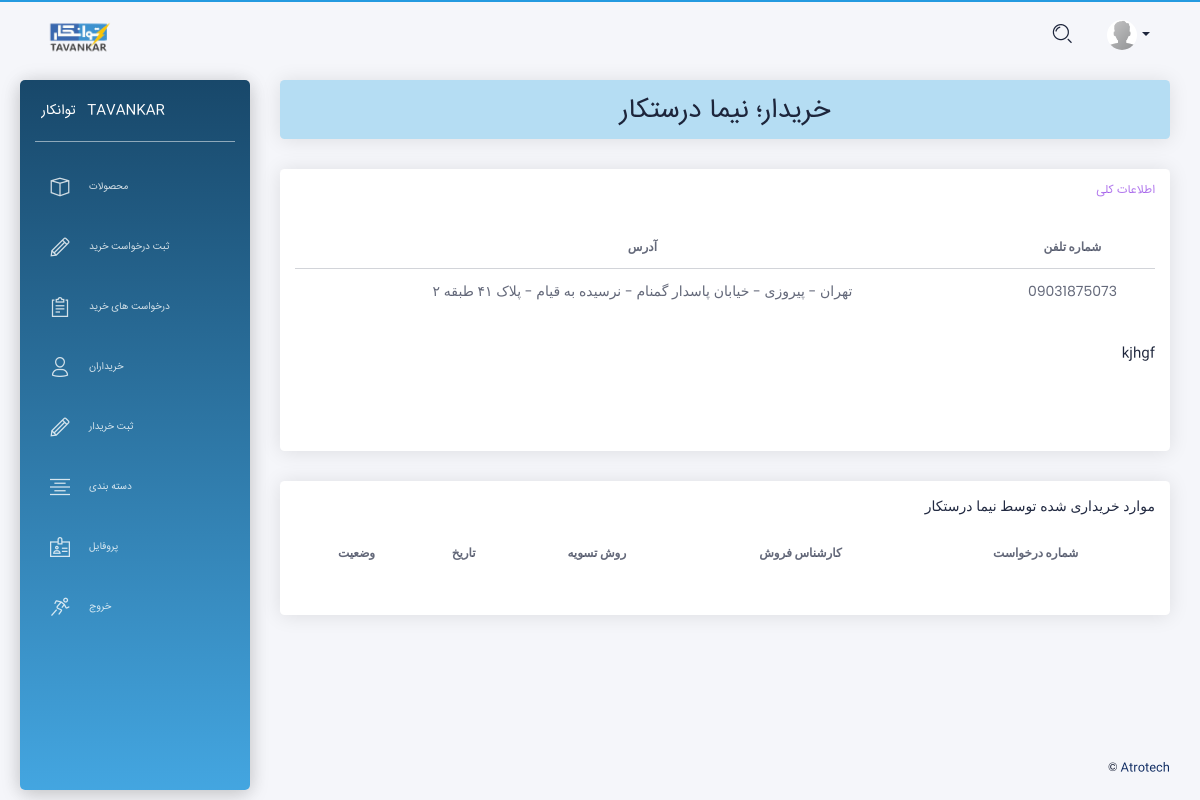
The app's page /buyer_detail/2/ (signed in), older data.
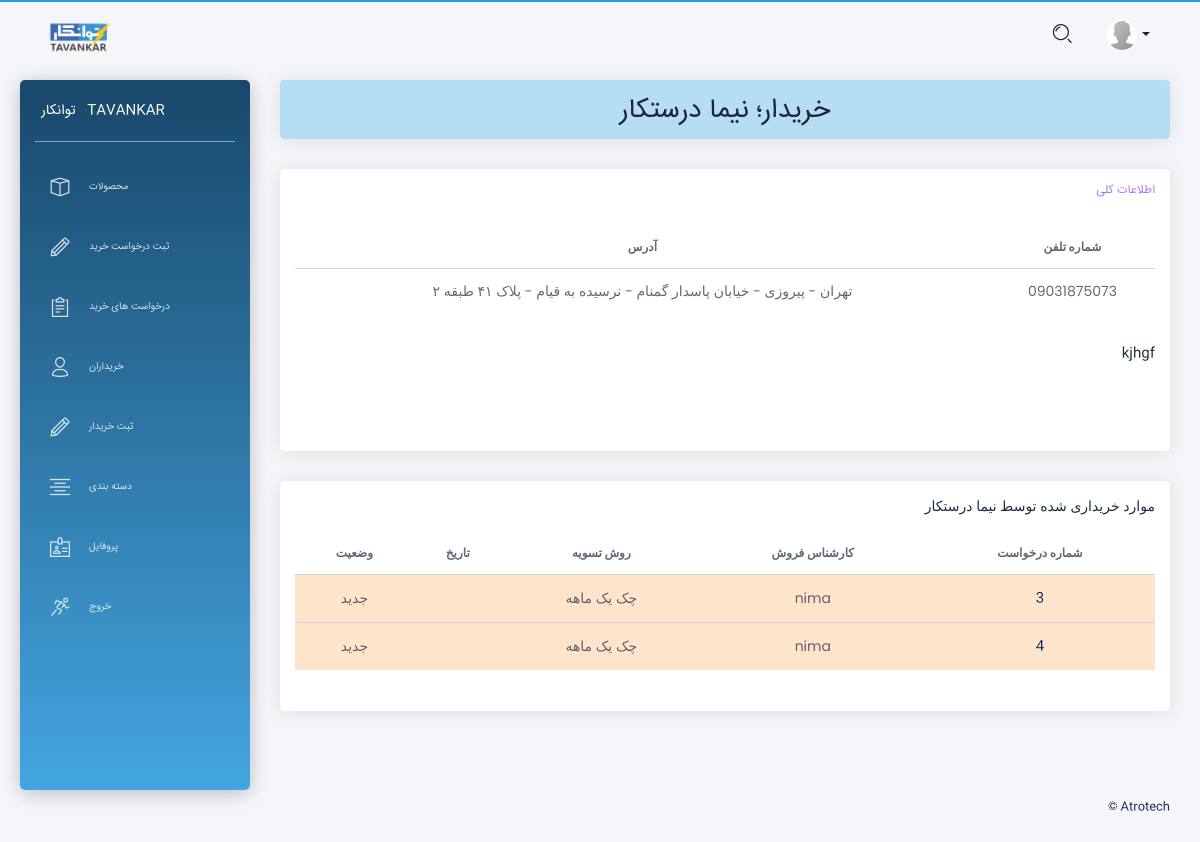
The same page, newer data.
### app/models.py (models this page shows, shortened)
class Profile(models.Model):
  user = models.OneToOneField(User, on_delete=models.CASCADE,unique=True,related_name='profile',verbose_name = "کاربر")
  phone = models.CharField(max_length=50,null=True, blank=True,verbose_name = " شماره تماس  ")
  address = models.CharField(max_length=3000,null=True, blank=True,verbose_name = " آدرس  ")
  user_photo = models.ImageField(upload_to='user_uploads/user_photo',default='user_uploads/user_photo/default.png',null=True, blank=True,verbose_name = "تصویر کاربر")
  class Meta:
      verbose_name = "پروفایل"
      verbose_name_plural = " پروفایل ها "

class Buyers(models.Model):
    name = models.CharField(max_length=200, unique=True, verbose_name = "نام")
    phone_number = models.CharField(max_length=50,null=True, blank=True,verbose_name = "شماره تلفن")
    address=models.CharField(max_length=200,null=True, blank=True,verbose_name = "آدرس")
    description = models.TextField(max_length=1000, null=True, blank=True, verbose_name = "توضیحات")
    class Meta:
        verbose_name = "خریدار"
        verbose_name_plural = "خریداران"

class Purchase_request(models.Model):
    user = models.ForeignKey(User, on_delete=models.CASCADE,verbose_name = "کارشناس فروش")
    buyer = models.ForeignKey(Buyers ,on_delete=models.CASCADE, verbose_name = "خریدار")
    description=models.TextField(max_length=1000, null=True, blank=True, verbose_name = "توضیحات")
    CHOICES1 = ( ('نقدی پای بار','نقدی پای بار'), ('چک یک ماهه','چک یک ماهه'), ('چک دو ماهه','چک دو ماهه'), ('چک سه ماهه','چک سه ماهه') )
    method = models.CharField(max_length=30,choices=CHOICES1, verbose_name = "روش تسویه")
    discount = models.IntegerField(default='0',validators=[MinValueValidator(0),MaxValueValidator(100)], verbose_name = "درصد تخفیف" )
    date = jmodels.jDateField(auto_now_add=True, verbose_name = "تاریخ")
    CHOICES2 = ( ('جدید','جدید'), ('برسی شده','برسی شده') )
    status= models.CharField(max_length=20,choices=CHOICES2, default='جدید', verbose_name = "وضعیت")
    def get_absolute_url(self):
        return reverse('app:purchase_request_detail',args=[self.id])
    class Meta:
        verbose_name = "درخواست خرید"
        verbose_name_plural = "درخواست های خرید"

### app/views.py (the view)
# urls.py: path('buyer_detail/<int:id>/',views.buyer_detail,name='buyer_detail'),
@login_required()
def buyer_detail(request, id):
    buyer = get_object_or_404(models.Buyers, id=id)
    buyer_requests = models.Purchase_request.objects.filter(buyer=buyer)
    context = {'buyer':buyer, 'buyer_requests':buyer_requests}
    return render(request, 'buyer_detail.html', context)

### templates/buyer_detail.html (shortened to what this page needs)
{% extends "layouts/base.html" %}
{% block content %}
<div class="row">
  <div class="col-md-12">
    <div class="card card-lavender">
      <div class="card-header">
        <h2 class="card-title" dir="rtl" align="center"> خریدار؛  {{ buyer.name }} </h2>
      </div>
    </div>
  </div>
</div>
<div class="row">
  <div class="col-md-12" dir="rtl" align="right">
    <div class="card card-user">
      <div class="card-header">
        <h6 class="card-title" style="color:#8d39e4ad;"> اطلاعات کلی </h6>
      </div>
      <div class="card-body">
        <table class="table tablesorter text-center" id="">
          <thead class=" text-primary">
            <tr class="bold">
              <th> شماره تلفن </th>
              <th> آدرس </th>
            </tr>
          </thead>
          <tbody>
            <tr>
              <td> {{ buyer.phone_number }} </td>
              <td> {{ buyer.address }} </td>
            </tr>
          </tbody>
        </table>
        <div align="right" dir="rtl" class="card-description">
          <p class="category"> {{ buyer.description|linebreaks }} </p>
        </div>
      </div>
    </div>
  </div>
  <div class="col-md-12">
    <div class="card" align="right" dir="rtl">
      <div class="card-header"> موارد خریداری شده توسط {{ buyer.name }} </div>
      <div class="card-body">
        <div class="table-responsive">
          <table class="table tablesorter text-center" id="">
            <thead class=" text-primary">
              <tr class="bold">
                <th> شماره درخواست </th>
                <th> کارشناس فروش </th>
                <th> روش تسویه </th>
                <th> تاریخ </th>
                <th> وضعیت </th>
              </tr>
            </thead>
            <tbody>
            {% for Purchase_request in buyer_requests %}
              {% if Purchase_request.status == 'جدید' %}
               <tr style="background-color:#f98f223d;">
              {% else %}
               <tr>
              {% endif %}
                <td><a href="{{ Purchase_request.get_absolute_url }}"> {{ Purchase_request.id }} </a></td>
                <td> {{ Purchase_request.user }} </td>
                <td> {{ Purchase_request.method }} </td>
                <td> {{ Purchase_request.date }} </td>
                <td> {{ Purchase_request.status }} </td>
              </tr>
            {% endfor %}
            </tbody>
          </table>
        </div>
      </div>
    </div>
  </div>
</div>
{% endblock content %}

### templates/layouts/base.html (shortened to what this page needs)
<!DOCTYPE html>
<html lang="en">
{% load static %}
{% load bootstrap %}
<head>
  <link href="https://use.fontawesome.com/releases/v5.0.6/css/all.css" rel="stylesheet">
  <link href="{% static 'assets/css/nucleo-icons.css' %}" rel="stylesheet" />
  <link href="{% static 'assets/css/black-dashboard.css' %}" rel="stylesheet" />
  <link rel="stylesheet" href="https://cdnjs.cloudflare.com/ajax/libs/normalize/5.0.0/normalize.min.css">
  <link href="{% static 'assets/css/mold_img_slider.css' %}" rel="stylesheet" />
</head>
<body class="white-content">
  <div class="wrapper">
    {% include 'includes/sidebar.html' %}
    <div class="main-panel" data="dark-blue">
      {% include 'includes/navigation.html' %}
      <div class="content">
        {% block content %}{% endblock content %}
      </div>
      {% include 'includes/footer.html' %}
    </div>
  </div>
</body>
</html>

### templates/includes/sidebar.html
    <div class="sidebar" data="dark-blue">
      <div class="sidebar-wrapper">
        <div class="logo">
          <a target="_blank" href="https://atrotech.ir" class="simple-text logo-mini">
             توانکار
          </a>
          <a target="_blank" href="https://atrotech.ir" class="simple-text logo-normal">
            Tavankar
          </a>
        </div>
        <ul class="nav">
        {% if user.is_authenticated %}
          <li class="{% if request.path == '/product' %} active {% endif %}">
            <a href="{% url 'app:product' %}">
              <i class="tim-icons icon-app"></i>
              <p> محصولات </p>
            </a>
          </li>
          <li class="{% if request.path == '/register_purchase_request' %} active {% endif %}">
            <a href="{% url 'app:register_purchase_request' %}">
              <i class="tim-icons icon-pencil"></i>
              <p> ثبت درخواست خرید </p>
            </a>
          </li>
          <li class="{% if request.path == '/purchase_request' %} active {% endif %}">
            <a href="{% url 'app:purchase_request' %}">
              <i class="tim-icons icon-notes"></i>
              <p> درخواست های خرید </p>
            </a>
          </li>
          <li class="{% if request.path == '/buyers' %} active {% endif %}">
            <a href="{% url 'app:buyers' %}">
              <i class="tim-icons icon-single-02"></i>
              <p> خریداران </p>
            </a>
          </li>
          <li class="{% if request.path == '/register_buyer' %} active {% endif %}">
            <a href="{% url 'app:register_buyer' %}">
               <i class="tim-icons icon-pencil"></i>
              <p> ثبت خریدار </p>
            </a>
          </li>
          <li class="{% if request.path == '/category' %} active {% endif %}">
            <a href="{% url 'app:category' %}">
              <i class="tim-icons icon-align-center"></i>
              <p> دسته بندی </p>
            </a>
          </li>
          <li class="{% if request.path == '/profile' %} active {% endif %}">
            <a href="{% url 'app:profile' %}">
              <i class="tim-icons icon-badge"></i>
              <p> پروفایل </p>
            </a>
          </li>
          <li>
            <a href="{% url 'account_logout' %}" >
              <i class="tim-icons icon-user-run"></i>
              <p> خروج </p>
            </a>
          </li>
          {% endif %}
        </ul>
      </div>
    </div>

### templates/includes/navigation.html (shortened to what this page needs)
{% load static %}
      <nav class="navbar navbar-expand-lg navbar-absolute navbar-transparent">
        <div class="container-fluid">
          <div class="navbar-wrapper">
            <a class="navbar-brand" href="javascript:void(0)">
              <img class="avatar" width="45%" src="{% static 'assets/img/logo.png' %}" alt="logo">
            </a>
          </div>
          <div class="collapse navbar-collapse" id="navigation">
            {% if user.is_authenticated %}
            <ul class="navbar-nav ml-auto">
              <li class="search-bar input-group">
                <button class="btn btn-link" id="search-button" data-toggle="modal" data-target="#searchModal"><i class="tim-icons icon-zoom-split" ></i>
                </button>
              </li>
              <li class="dropdown nav-item">
                <a href="#" class="dropdown-toggle nav-link" data-toggle="dropdown">
                  <div class="photo">
                    <img src="{{ request.user.profile.user_photo.url }}" alt="Profile Photo">
                  </div>
                  <b class="caret d-none d-lg-block d-xl-block"></b>
                </a>
              </li>
            </ul>
            {% endif %}
          </div>
        </div>
      </nav>

### templates/includes/footer.html
  <footer class="footer">
    <div class="container-fluid">
      <div class="copyright">
        &copy; <a target="_blank" href="https://www.Atrotech.ir">Atrotech</a>
      </div>
    </div>
  </footer>

### templates/includes/scripts.html (shortened to what this page needs)
{% load static %}

Row changes from the older to the newer data that the page shows:
added Purchase_request: id "3", user "nima", method "چک یک ماهه", status "جدید"
added Purchase_request: id "4", user "nima", method "چک یک ماهه", status "جدید"
